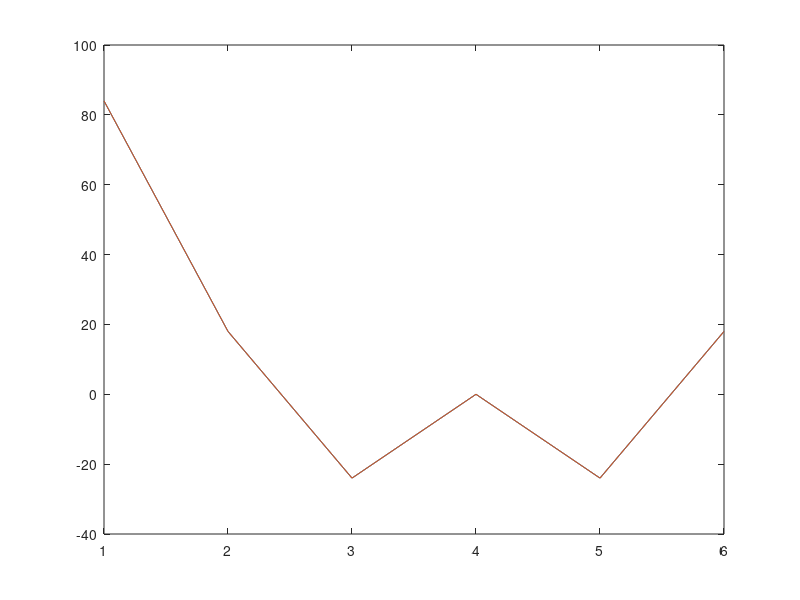

Here is the MATLAB script that generated this plot:
clear all;
close all;

x1 = [1 2 3 4 5 6];
x2 = [1 -2 3 3 -2 1];

result1 = fft(cconv(x1,x2,6));

X1 = fft(x1);
X2 = fft(x2);
result2 = X1.*X2;
plot(1:length(result1),result1);
hold on;
plot(1:length(result2),result2);